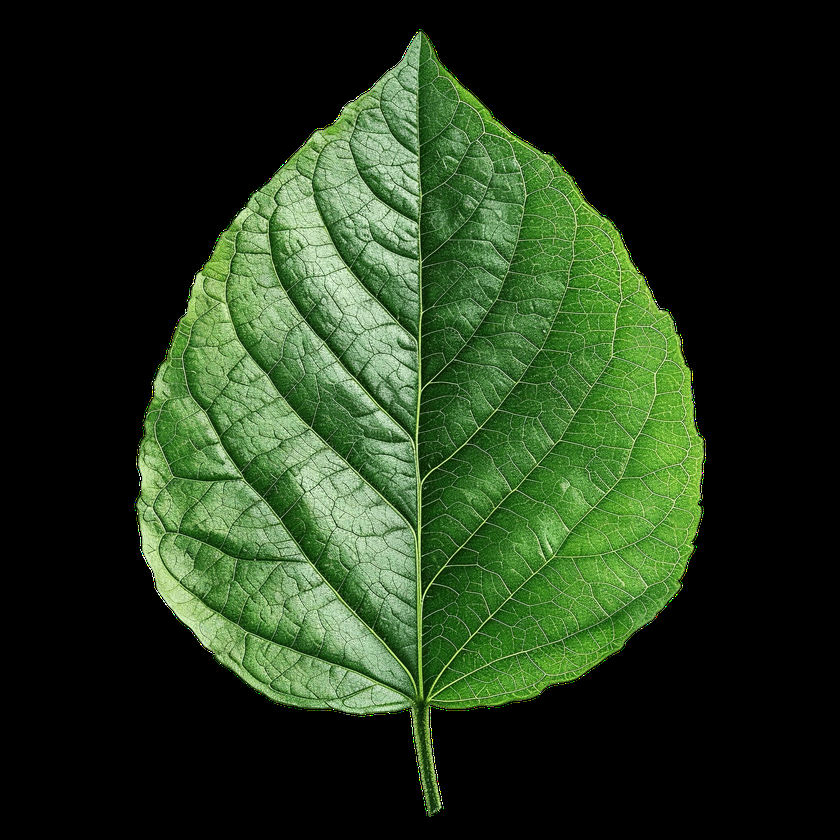
#> input picture task10/leaf.png, 840 x 840 px, shrunk from 2500 x 2500 before the run
$ python main.py
#> lines starting #> are read from the running program, lines starting #| are printed output that depends on the picture; after the words box and inside, x2 and y2 are one past the last pixel; in counts of white or black regions, pixels touching at a corner belong together
import cv2
import numpy as np


img = cv2.imread("leaf.png")
#> img is the input picture: shape (840, 840, 3); mean B, G, R 28.3, 54.6, 35.9

gray = cv2.cvtColor(img, cv2.COLOR_BGR2GRAY)
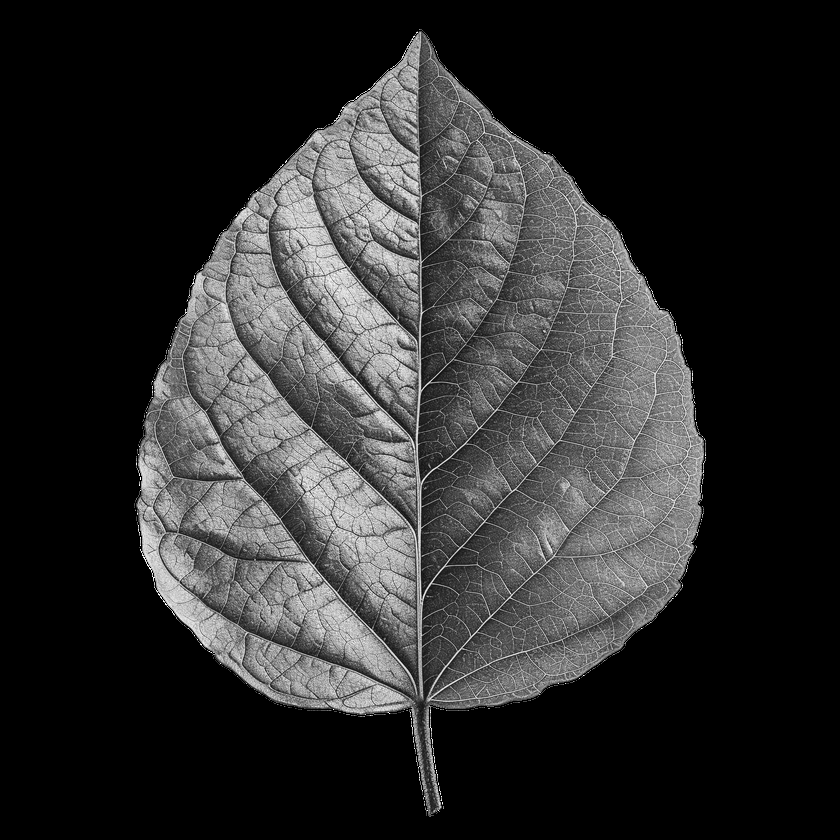
#> gray: shape (840, 840); min 0, max 255, mean 46

ret, thresh = cv2.threshold(gray,0,255, cv2.THRESH_BINARY + cv2.THRESH_OTSU)
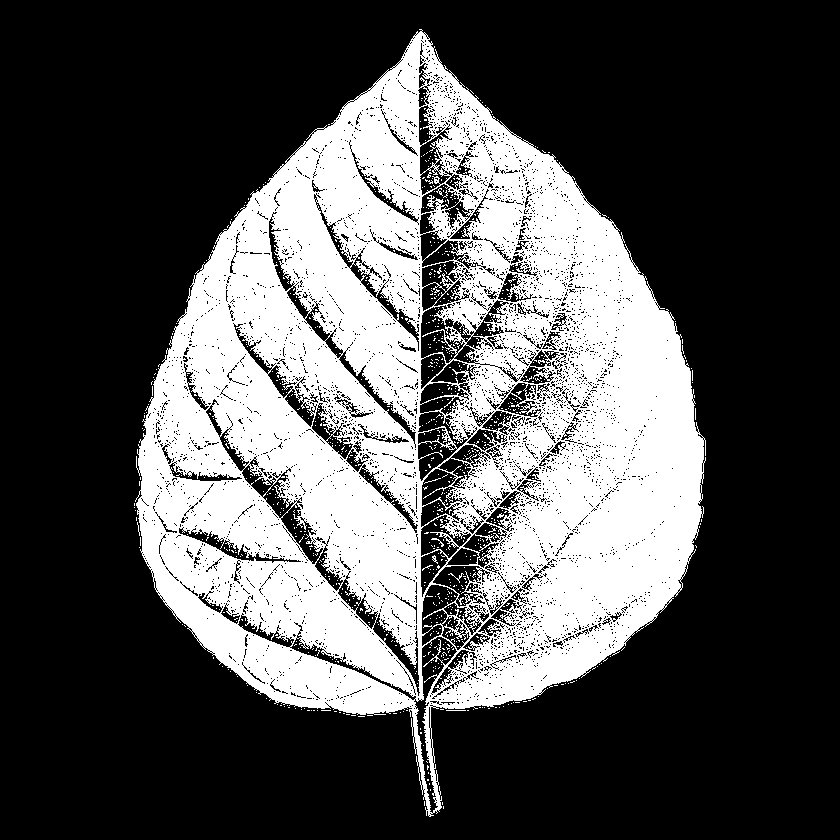
#> thresh: shape (840, 840); 31.6% white; 903 white regions (898 under 20 px), largest, box (x1, y1, x2, y2) and area: (135, 29, 706, 817) 220835, (448, 573, 464, 583) 29, (431, 538, 444, 547) 28, (432, 555, 438, 564) 22, (446, 710, 466, 711) 20
#> ret = 69
kernel = np.ones((3,3), np.uint8)

erosion = cv2.erode(thresh, kernel, iterations=2)
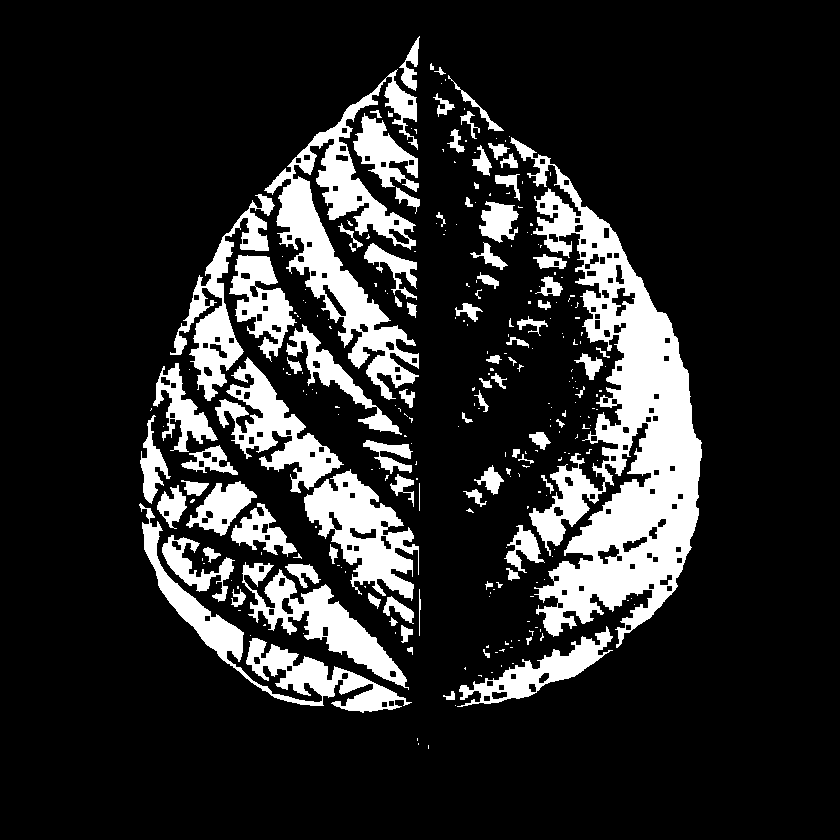
#> erosion: shape (840, 840); 16.3% white; 279 white regions (189 under 20 px), largest, box (x1, y1, x2, y2) and area: (510, 137, 702, 648) 35661, (264, 69, 419, 400) 14422, (139, 503, 412, 713) 7774

cv2.imshow("erosion", erosion)
cv2.waitKey(0)
cv2.destroyAllWindows()

dilate = cv2.dilate(thresh, kernel, iterations=2)
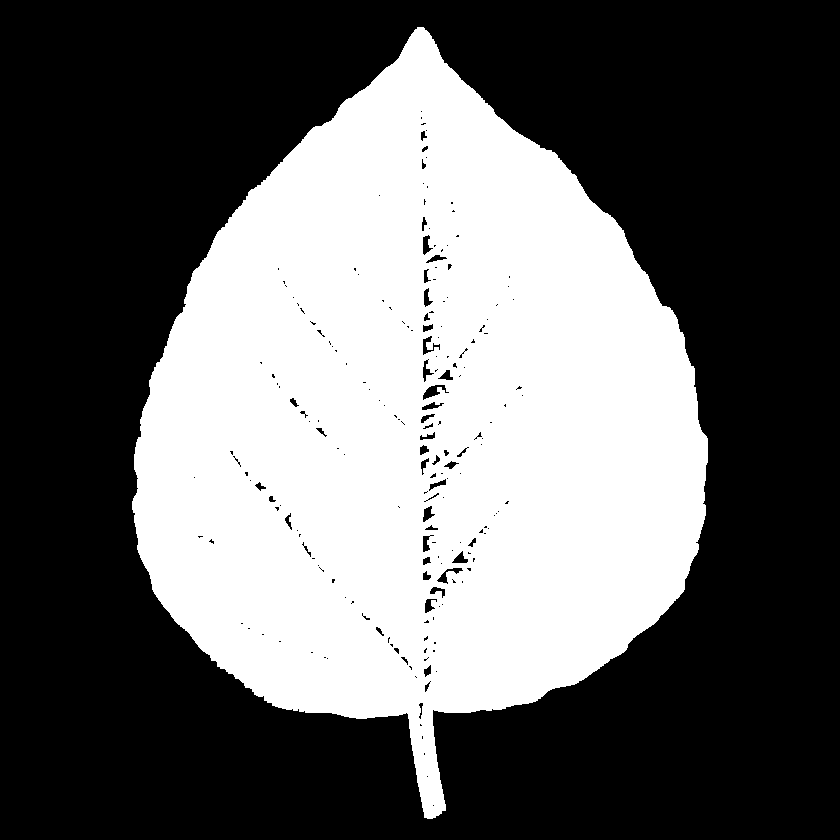
#> dilate: shape (840, 840); 39.6% white; 1 white region, box (x1, y1, x2, y2) and area: (132, 27, 708, 819) 279183

cv2.imshow("dilate", dilate)
cv2.waitKey(0)
cv2.destroyAllWindows()

opening = cv2.morphologyEx(thresh, cv2.MORPH_OPEN, kernel, iterations=2)
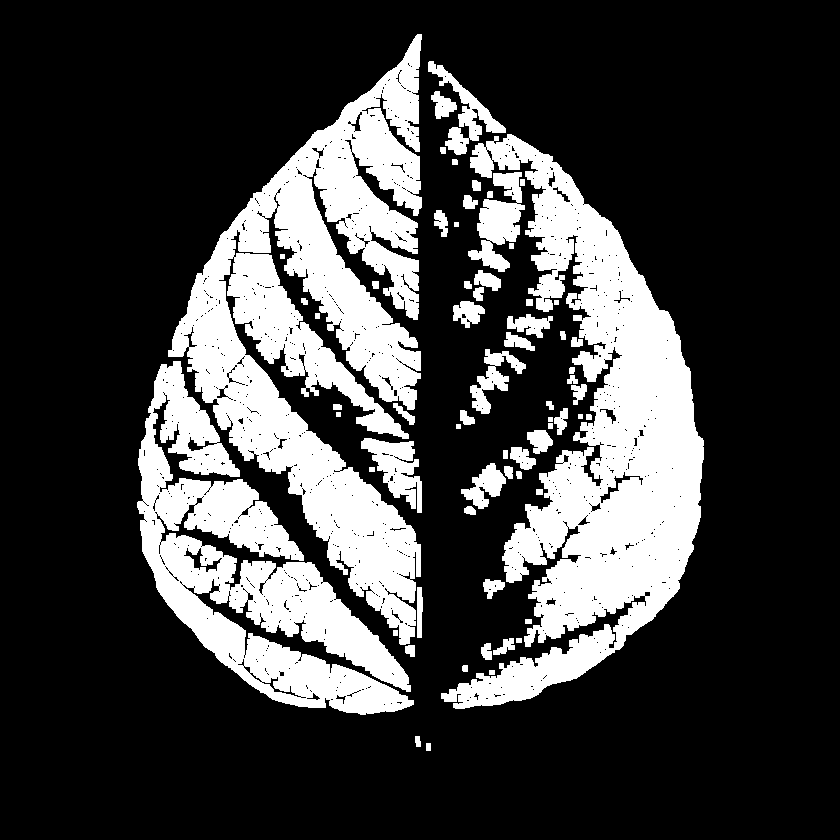
#> opening: shape (840, 840); 25% white; 66 white regions, largest, box (x1, y1, x2, y2) and area: (168, 34, 422, 645) 65355, (441, 134, 704, 709) 58276, (137, 361, 414, 715) 36577

cv2.imshow("opening", opening)
cv2.waitKey(0)
cv2.destroyAllWindows()


cv2.imwrite("leaf_erosion.png", erosion)
cv2.imwrite("leaf_dilate.png", dilate)
cv2.imwrite("leaf_opening.png", opening)
